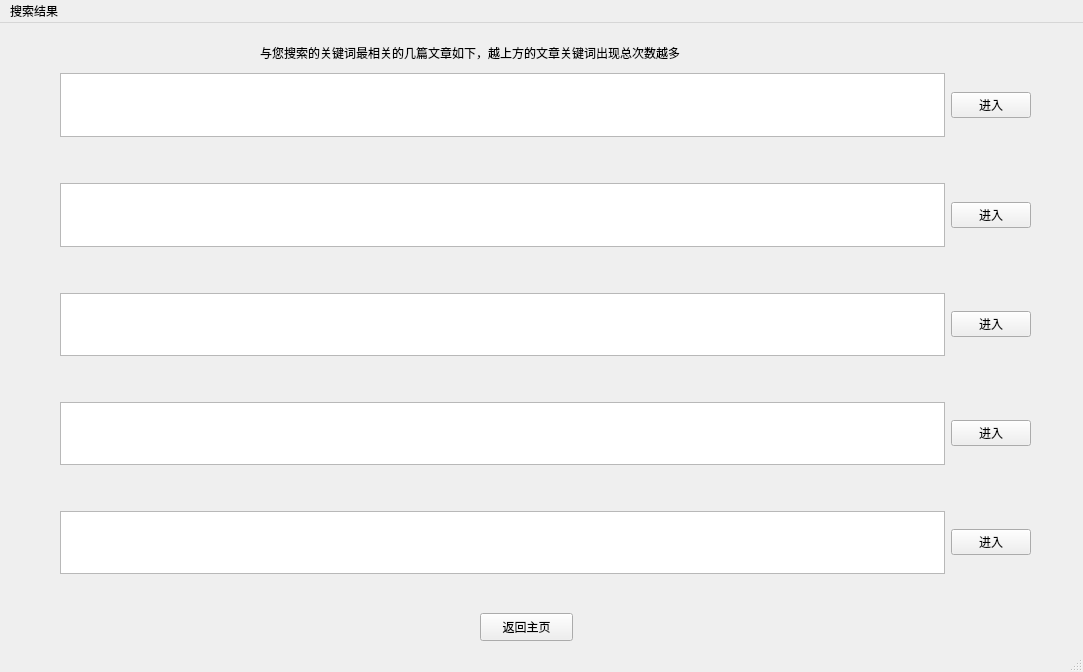
<?xml version="1.0" encoding="UTF-8"?>
<ui version="4.0">
 <class>ArticleSelection</class>
 <widget class="QMainWindow" name="ArticleSelection">
  <property name="geometry">
   <rect>
    <x>0</x>
    <y>0</y>
    <width>1083</width>
    <height>672</height>
   </rect>
  </property>
  <property name="windowTitle">
   <string>MainWindow</string>
  </property>
  <widget class="QWidget" name="centralwidget">
   <widget class="QLabel" name="label">
    <property name="geometry">
     <rect>
      <x>260</x>
      <y>20</y>
      <width>541</width>
      <height>20</height>
     </rect>
    </property>
    <property name="text">
     <string>与您搜索的关键词最相关的几篇文章如下，越上方的文章关键词出现总次数越多</string>
    </property>
   </widget>
   <widget class="QWidget" name="verticalLayoutWidget">
    <property name="geometry">
     <rect>
      <x>60</x>
      <y>50</y>
      <width>971</width>
      <height>501</height>
     </rect>
    </property>
    <layout class="QVBoxLayout" name="verticalLayout">
     <item>
      <layout class="QHBoxLayout" name="horizontalLayout_2">
       <item>
        <widget class="QTextEdit" name="Title_1">
         <property name="readOnly">
          <bool>true</bool>
         </property>
        </widget>
       </item>
       <item>
        <widget class="QPushButton" name="Button_1">
         <property name="sizePolicy">
          <sizepolicy hsizetype="Fixed" vsizetype="Fixed">
           <horstretch>0</horstretch>
           <verstretch>0</verstretch>
          </sizepolicy>
         </property>
         <property name="text">
          <string>进入</string>
         </property>
        </widget>
       </item>
      </layout>
     </item>
     <item>
      <spacer name="verticalSpacer">
       <property name="orientation">
        <enum>Qt::Vertical</enum>
       </property>
       <property name="sizeType">
        <enum>QSizePolicy::Fixed</enum>
       </property>
       <property name="sizeHint" stdset="0">
        <size>
         <width>20</width>
         <height>40</height>
        </size>
       </property>
      </spacer>
     </item>
     <item>
      <layout class="QHBoxLayout" name="horizontalLayout">
       <item>
        <widget class="QTextEdit" name="Title_2">
         <property name="sizePolicy">
          <sizepolicy hsizetype="Expanding" vsizetype="Expanding">
           <horstretch>0</horstretch>
           <verstretch>0</verstretch>
          </sizepolicy>
         </property>
         <property name="readOnly">
          <bool>true</bool>
         </property>
        </widget>
       </item>
       <item>
        <widget class="QPushButton" name="Button_2">
         <property name="sizePolicy">
          <sizepolicy hsizetype="Fixed" vsizetype="Fixed">
           <horstretch>0</horstretch>
           <verstretch>0</verstretch>
          </sizepolicy>
         </property>
         <property name="text">
          <string>进入</string>
         </property>
        </widget>
       </item>
      </layout>
     </item>
     <item>
      <spacer name="verticalSpacer_2">
       <property name="orientation">
        <enum>Qt::Vertical</enum>
       </property>
       <property name="sizeType">
        <enum>QSizePolicy::Fixed</enum>
       </property>
       <property name="sizeHint" stdset="0">
        <size>
         <width>20</width>
         <height>40</height>
        </size>
       </property>
      </spacer>
     </item>
     <item>
      <layout class="QHBoxLayout" name="horizontalLayout_3">
       <item>
        <widget class="QTextEdit" name="Title_3">
         <property name="readOnly">
          <bool>true</bool>
         </property>
        </widget>
       </item>
       <item>
        <widget class="QPushButton" name="Button_3">
         <property name="sizePolicy">
          <sizepolicy hsizetype="Fixed" vsizetype="Fixed">
           <horstretch>0</horstretch>
           <verstretch>0</verstretch>
          </sizepolicy>
         </property>
         <property name="text">
          <string>进入</string>
         </property>
        </widget>
       </item>
      </layout>
     </item>
     <item>
      <spacer name="verticalSpacer_3">
       <property name="orientation">
        <enum>Qt::Vertical</enum>
       </property>
       <property name="sizeType">
        <enum>QSizePolicy::Fixed</enum>
       </property>
       <property name="sizeHint" stdset="0">
        <size>
         <width>20</width>
         <height>40</height>
        </size>
       </property>
      </spacer>
     </item>
     <item>
      <layout class="QHBoxLayout" name="horizontalLayout_4">
       <item>
        <widget class="QTextEdit" name="Title_4">
         <property name="readOnly">
          <bool>true</bool>
         </property>
        </widget>
       </item>
       <item>
        <widget class="QPushButton" name="Button_4">
         <property name="sizePolicy">
          <sizepolicy hsizetype="Fixed" vsizetype="Fixed">
           <horstretch>0</horstretch>
           <verstretch>0</verstretch>
          </sizepolicy>
         </property>
         <property name="text">
          <string>进入</string>
         </property>
        </widget>
       </item>
      </layout>
     </item>
     <item>
      <spacer name="verticalSpacer_4">
       <property name="orientation">
        <enum>Qt::Vertical</enum>
       </property>
       <property name="sizeType">
        <enum>QSizePolicy::Fixed</enum>
       </property>
       <property name="sizeHint" stdset="0">
        <size>
         <width>20</width>
         <height>40</height>
        </size>
       </property>
      </spacer>
     </item>
     <item>
      <layout class="QHBoxLayout" name="horizontalLayout_5">
       <item>
        <widget class="QTextEdit" name="Title_5">
         <property name="readOnly">
          <bool>true</bool>
         </property>
        </widget>
       </item>
       <item>
        <widget class="QPushButton" name="Button_5">
         <property name="sizePolicy">
          <sizepolicy hsizetype="Fixed" vsizetype="Fixed">
           <horstretch>0</horstretch>
           <verstretch>0</verstretch>
          </sizepolicy>
         </property>
         <property name="text">
          <string>进入</string>
         </property>
        </widget>
       </item>
      </layout>
     </item>
    </layout>
   </widget>
   <widget class="QPushButton" name="QuitButton">
    <property name="geometry">
     <rect>
      <x>480</x>
      <y>590</y>
      <width>93</width>
      <height>28</height>
     </rect>
    </property>
    <property name="text">
     <string>返回主页</string>
    </property>
   </widget>
  </widget>
  <widget class="QMenuBar" name="menubar">
   <property name="geometry">
    <rect>
     <x>0</x>
     <y>0</y>
     <width>1083</width>
     <height>26</height>
    </rect>
   </property>
   <widget class="QMenu" name="menu">
    <property name="title">
     <string>搜索结果</string>
    </property>
   </widget>
   <addaction name="menu"/>
  </widget>
  <widget class="QStatusBar" name="statusbar"/>
 </widget>
 <resources/>
 <connections/>
</ui>
